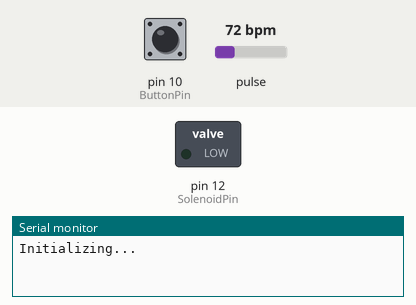
Simulated run of this sketch. Board: Arduino Uno, built with avr-gcc and run on an emulated ATmega328P. Shown: switched loads named in the sketch (green lamp = pin HIGH), the last lines printed to the serial monitor. The inputs (shaded band) are chosen by the test bench; at power-on: pin 10 (ButtonPin) LOW, pulse 72 bpm.

Above: at 0.1 s.
At 1.1 s:
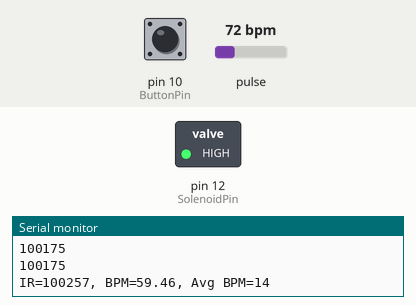
Timing chart, 0 to 2.6 s (numbered marks = the images above):
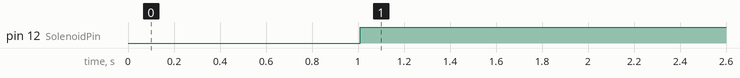

Measured:
- by itself, pin 12 (SolenoidPin): LOW → HIGH at 1.0 s

The sketch:

SOLENOID_HEART.ino
```cpp
#include <Wire.h>
#include "MAX30105.h"

MAX30105 particleSensor;

const int ButtonPin = 10;
const int SolenoidPin = 12;

const byte RATE_SIZE = 4; // Increase this for more averaging. 4 is good.
byte rates[RATE_SIZE]; // Array of heart rates
byte rateSpot = 0;
long lastBeat = 0; // Time at which the last beat occurred

float beatsPerMinute;
int beatAvg;
long baseValue = 0;

void setup() {
  Serial.begin(115200);
  Serial.println("Initializing...");

  pinMode(ButtonPin, INPUT);
  pinMode(SolenoidPin, OUTPUT);

  // Initialize sensor
  if (!particleSensor.begin(Wire, I2C_SPEED_FAST)) // Use default I2C port, 400kHz speed
  {
    Serial.println("MAX30105 was not found. Please check wiring/power. ");
    while (1);
  }

  // Setup to sense a nice-looking sawtooth on the plotter
  byte ledBrightness = 0x1F; // Options: 0=Off to 255=50mA
  byte sampleAverage = 8; // Options: 1, 2, 4, 8, 16, 32
  byte ledMode = 3; // Options: 1 = Red only, 2 = Red + IR, 3 = Red + IR + Green
  int sampleRate = 100; // Options: 50, 100, 200, 400, 800, 1000, 1600, 3200
  int pulseWidth = 411; // Options: 69, 118, 215, 411
  int adcRange = 4096; // Options: 2048, 4096, 8192, 16384

  particleSensor.setup(ledBrightness, sampleAverage, ledMode, sampleRate, pulseWidth, adcRange);

  // Take an average of IR readings at power up
  const byte avgAmount = 64;
  for (byte x = 0; x < avgAmount; x++) {
    baseValue += particleSensor.getIR(); // Read the IR value
  }
  baseValue /= avgAmount;

  // Pre-populate the plotter so that the Y scale is close to IR values
  for (int x = 0; x < 500; x++)
    Serial.println(baseValue);
}

void loop() {
  byte ButtonState = digitalRead(ButtonPin);
  long irValue = particleSensor.getIR();

  if (checkForBeat(irValue) == true) {
    // We sensed a beat!
    long delta = millis() - lastBeat;
    lastBeat = millis();

    beatsPerMinute = 60 / (delta / 1000.0);

    if (beatsPerMinute < 255 && beatsPerMinute > 20) {
      rates[rateSpot++] = (byte)beatsPerMinute; // Store this reading in the array
      rateSpot %= RATE_SIZE; // Wrap variable

      // Take average of readings
      beatAvg = 0;
      for (byte x = 0 ; x < RATE_SIZE ; x++)
        beatAvg += rates[x];
      beatAvg /= RATE_SIZE;

      if (ButtonState == HIGH || baseValue > 6000) {
        // Heartbeat detected, move solenoid high
        digitalWrite(SolenoidPin, HIGH);
      } else {
        // No heartbeat, move solenoid low
        digitalWrite(SolenoidPin, LOW);
      }
    }
  }

  Serial.print("IR=");
  Serial.print(irValue);
  Serial.print(", BPM=");
  Serial.print(beatsPerMinute);
  Serial.print(", Avg BPM=");
  Serial.print(beatAvg);

  if (irValue < 50000)
    Serial.print(" No finger?");

  Serial.println();
  delay(100);
}

boolean checkForBeat(long irValue) {
  static long threshold = 50000; // Adjust threshold based on sensor data
  static long lastFilteredIR = 0;
  static long filteredIR = 0;
  static long filterWeight = 700; // Adjust weight based on sensor data

  // Apply a simple low-pass filter to the IR values
  filteredIR = ((filterWeight * irValue) + ((1000 - filterWeight) * lastFilteredIR)) / 1000;
  lastFilteredIR = filteredIR;

  // Check for a beat if the filtered IR value is above the threshold
  if (filteredIR > threshold) {
    return true; // Heartbeat detected
  } else {
    return false; // No heartbeat
  }
}
```
